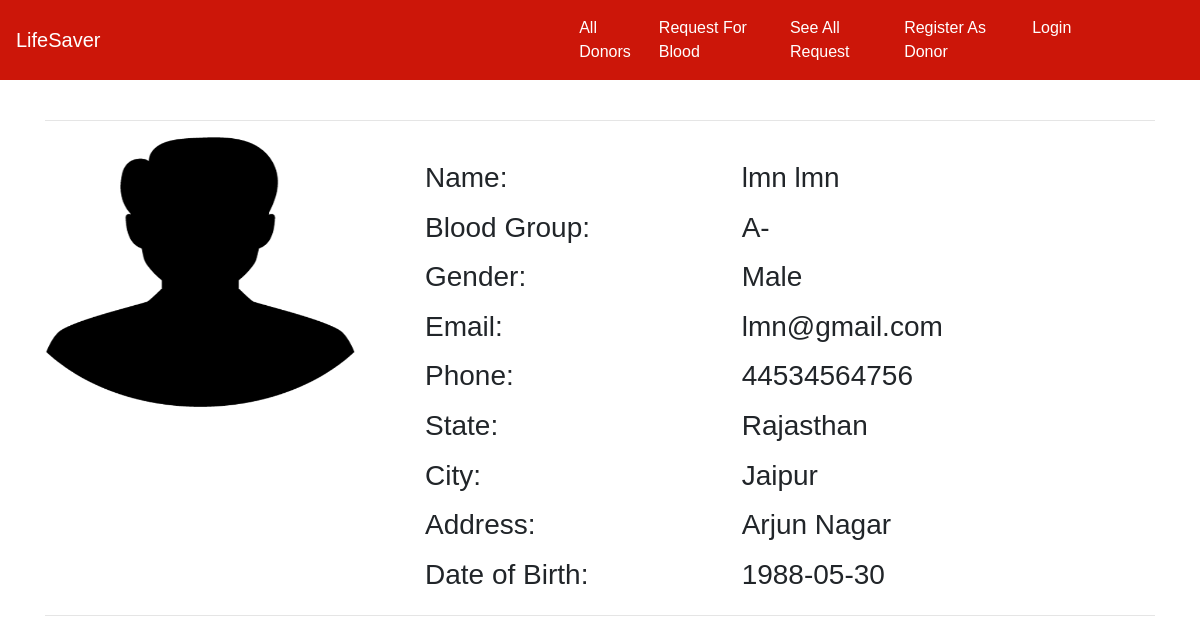
Page /donors_details/3/ on the committed database.
### home/models.py (models this page shows, shortened)
class Donor(models.Model):
    donor = models.OneToOneField(User, on_delete=models.CASCADE, blank=True, null=True)
    date_of_birth = models.CharField(max_length=100)
    phone = models.CharField(max_length=10)
    city = models.CharField(max_length=100)
    state = models.CharField(max_length=100)
    address = models.TextField(max_length=500, default="")
    blood_group = models.ForeignKey(BloodGroup, on_delete=models.CASCADE)
    gender = models.CharField(max_length=10)
    image = models.ImageField(upload_to="")
    ready_to_donate = models.BooleanField(default=True)

class BloodGroup(models.Model):
    name = models.CharField(max_length=5)
    def __str__(self):
        return self.name

### home/views.py (the view)
# urls.py: path("donors_details/<int:myid>/", views.donors_details, name="donors_details"),
def donors_details(request, myid):
    details = Donor.objects.filter(id=myid)[0]
    return render(request, "donors_details.html", {'details':details})

### home/templates/donors_details.html (shortened to what this page needs)
{% extends 'base.html' %}
{% block body %}
<div class="container">
    <hr>
    <div class="row">
        <div class="col-md-4">
            <div class="profile-img">
                <img src="{{details.image.url}}" alt="" width="310px" height="270px">
            </div>
        </div>
        <div class="col-md-8">
            <div class="profile-tab">
                <div class="tab-pane">
                    <br>
                    <div class="row">
                        <div class="col-md-5">
                            <h3>Name:</h3>
                        </div>
                        <div class="col-md-6">
                            <h3>{{details.donor.get_full_name}}</h3>
                        </div>
                    </div>
                    <div class="row mt-2">
                        <div class="col-md-5">
                            <h3>Blood Group:</h3>
                        </div>
                        <div class="col-md-6">
                            <h3>{{details.blood_group}}</h3>
                        </div>
                    </div>
                    <div class="row mt-2">
                        <div class="col-md-5">
                            <h3>Gender:</h3>
                        </div>
                        <div class="col-md-6">
                            <h3>{{details.gender}}</h3>
                        </div>
                    </div>
                    <div class="row mt-2">
                        <div class="col-md-5">
                            <h3>Email:</h3>
                        </div>
                        <div class="col-md-6">
                            <h3>{{details.donor.email}}</h3>
                        </div>
                    </div>
                    <div class="row mt-2">
                        <div class="col-md-5">
                            <h3>Phone:</h3>
                        </div>
                        <div class="col-md-6">
                            <h3>{{details.phone}}</h3>
                        </div>
                    </div>
                    <div class="row mt-2">
                        <div class="col-md-5">
                            <h3>State:</h3>
                        </div>
                        <div class="col-md-6">
                            <h3>{{details.state}}</h3>
                        </div>
                    </div>
                    <div class="row mt-2">
                        <div class="col-md-5">
                            <h3>City:</h3>
                        </div>
                        <div class="col-md-6">
                            <h3>{{details.city}}</h3>
                        </div>
                    </div>
                    <div class="row mt-2">
                        <div class="col-md-5">
                            <h3>Address:</h3>
                        </div>
                        <div class="col-md-6">
                            <h3>{{details.address}}</h3>
                        </div>
                    </div>
                    <div class="row mt-2">
                        <div class="col-md-5">
                            <h3>Date of Birth:</h3>
                        </div>
                        <div class="col-md-6">
                            <h3>{{details.date_of_birth}}</h3>
                        </div>
                    </div>
                </div>
            </div>
        </div>
    </div>
    <hr>
</div>
{% endblock %}

### home/templates/base.html (style rules this page uses)
* { font-family: Impact, Haettenschweiler, 'Arial Narrow Bold', sans-serif; }

### rows in the picture
Donor: image (picture), donor.get_full_name "lmn lmn", blood_group "A-", gender "Male", donor.email "lmn@gmail.com", phone "44534564756", state "Rajasthan", city "Jaipur", address "Arjun Nagar", date_of_birth "1988-05-30"
